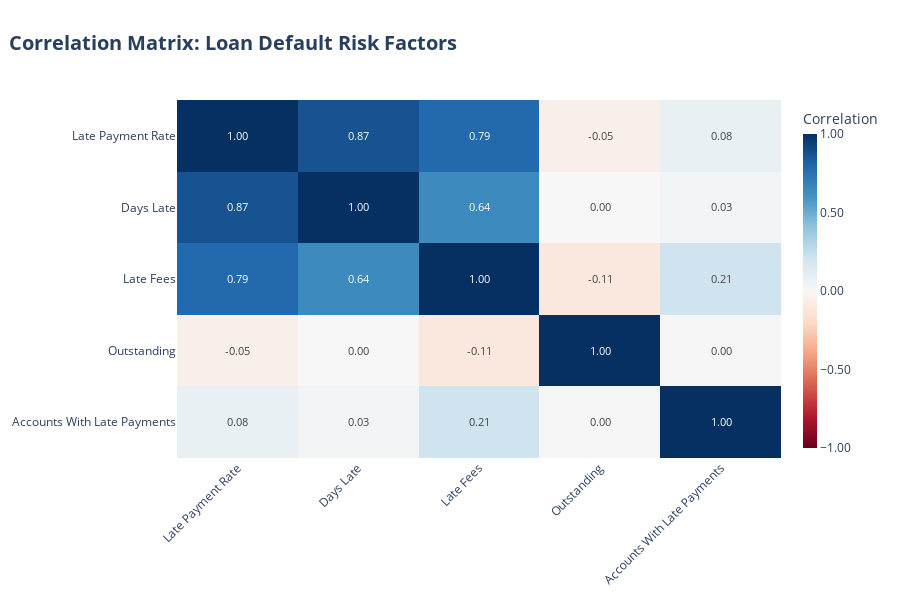

Notebook cell for this chart:
### Markdown cell above
### Loan Default Correlation Matrix

### Code cell
loan_default_correlation_matrix_query = "SELECT * FROM gold.analytics_loan_default_drivers WHERE loan_count >= 50"
loan_default_correlation_matrix_df = fetch_data(loan_default_correlation_matrix_query)

numeric_cols = [
    'avg_late_payment_rate', 
    'avg_days_late', 
    'avg_late_fees',
    'avg_outstanding', 
    'accounts_with_late_payments'
]

corr_matrix = loan_default_correlation_matrix_df[numeric_cols].corr()

# Human-readable labels
labels = [col.replace('avg_', '').replace('_', ' ').title() for col in numeric_cols]

fig = go.Figure(
    data=go.Heatmap(
        z=corr_matrix.values,
        x=labels,
        y=labels,
        colorscale='RdBu',
        zmid=0,
        reversescale=False,
        showscale=True,
        colorbar=dict(
            title="Correlation",
            tickformat=".2f",
            thickness=14
        ),
        text=corr_matrix.values,
        texttemplate="%{text:.2f}",
        textfont=dict(size=11),
        hovertemplate="%{x} vs %{y}<br>Correlation: %{z:.3f}<extra></extra>"
    )
)

fig.update_layout(
    title=dict(
        text="Correlation Matrix: Loan Default Risk Factors",
        x=0.01,
        font=dict(size=20, weight="bold")
    ),
    xaxis=dict(tickangle=-45),
    yaxis=dict(autorange="reversed"),
    height=600,
    plot_bgcolor="white",
    paper_bgcolor="white",
    margin=dict(t=100, l=80, r=40, b=80)
)

fig.show()

### Figure 1 — Plotly figure (JSON) as saved in the notebook; plotly's stock layout.template omitted (floating-point values rounded to 4 significant figures)
{"data": [{"colorbar": {"thickness": 14, "tickformat": ".2f", "title": {"text": "Correlation"}}, "colorscale": [[0, "rgb(103,0,31)"], [0.1, "rgb(178,24,43)"], [0.2, "rgb(214,96,77)"], [0.3, "rgb(244,165,130)"], [0.4, "rgb(253,219,199)"], [0.5, "rgb(247,247,247)"], [0.6, "rgb(209,229,240)"], [0.7, "rgb(146,197,222)"], [0.8, "rgb(67,147,195)"], [0.9, "rgb(33,102,172)"], [1, "rgb(5,48,97)"]], "hovertemplate": "%{x} vs %{y}<br>Correlation: %{z:.3f}<extra></extra>", "reversescale": false, "showscale": true, "text": [[1.0, 0.8721, 0.7886, -0.0548, 0.07639], [0.8721, 1.0, 0.6382, 0.001184, 0.0266], [0.7886, 0.6382, 1.0, -0.1054, 0.2079], [-0.0548, 0.001184, -0.1054, 1.0, -0.004417], [0.07639, 0.0266, 0.2079, -0.004417, 1.0]], "textfont": {"size": 11}, "texttemplate": "%{text:.2f}", "type": "heatmap", "x": ["Late Payment Rate", "Days Late", "Late Fees", "Outstanding", "Accounts With Late Payments"], "y": ["Late Payment Rate", "Days Late", "Late Fees", "Outstanding", "Accounts With Late Payments"], "z": [[1.0, 0.8721, 0.7886, -0.0548, 0.07639], [0.8721, 1.0, 0.6382, 0.001184, 0.0266], [0.7886, 0.6382, 1.0, -0.1054, 0.2079], [-0.0548, 0.001184, -0.1054, 1.0, -0.004417], [0.07639, 0.0266, 0.2079, -0.004417, 1.0]], "zmid": 0}], "layout": {"height": 600, "margin": {"b": 80, "l": 80, "r": 40, "t": 100}, "paper_bgcolor": "white", "plot_bgcolor": "white", "title": {"font": {"size": 20, "weight": "bold"}, "text": "Correlation Matrix: Loan Default Risk Factors", "x": 0.01}, "xaxis": {"tickangle": -45}, "yaxis": {"autorange": "reversed"}}}
